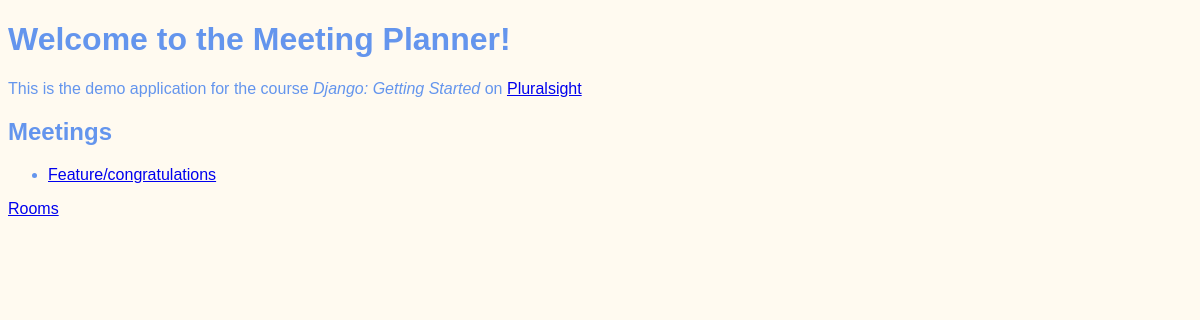
Before: / with the older database file.
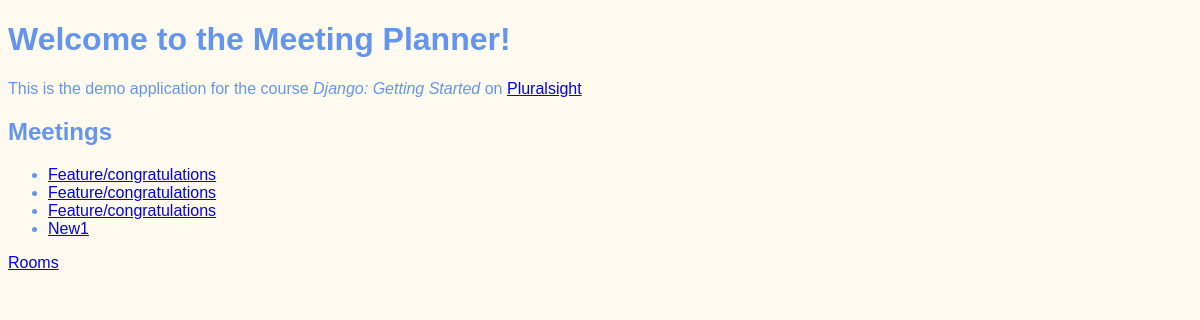
After: the same page with the newer database file.
### meetings/models.py (models this page shows, shortened)
class Meeting(models.Model):
  title = models.CharField(max_length=200)
  date = models.DateField()
  start_time = models.TimeField(default=time(9))
  duration = models.IntegerField(default=1)
  room = models.ForeignKey(Room, on_delete=models.CASCADE)

### website/views.py (the view)
# urls.py: path('', welcome, name='welcome'),
def welcome(request):
  return render(request, "website/welcome.html", {
    "meetings": Meeting.objects.all(),
  })

### website/templates/website/welcome.html (shortened to what this page needs)
{% extends "base.html" %}
{% block content %}
  <h1>Welcome to the Meeting Planner!</h1>
  <p>
    This is the demo application for the course <em>Django: Getting Started</em> on <a href='https://www.pluralsight.com'>Pluralsight</a>
  </p>
  <h2>Meetings</h2>
  <ul>
    {% for meeting in meetings %}
      <li>
        <a href="{% url 'detail' meeting.id %}">
          {{ meeting.title }}
        </a>
      </li>
    {% endfor %}
  </ul>
  <a href="{% url 'rooms' %}">Rooms</a>
{% endblock %}

Changed rows visible on the page:
added Meeting: title "Feature/congratulations"
added Meeting: title "Feature/congratulations"
added Meeting: title "New1"
